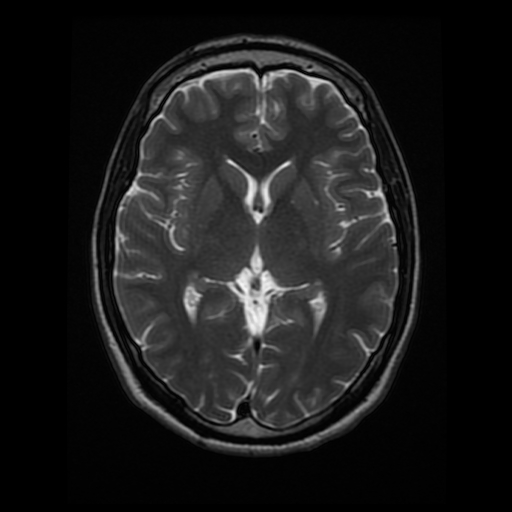
#> input picture cv_exercises/2 filter*edge/images/brain_MR.jpg, 512 x 512 px
$ jupyter execute '4 canny edge.ipynb'   (shell and % lines are left out)
#> lines starting #> are read from the running program, lines starting #| are printed output that depends on the picture; after the words box and inside, x2 and y2 are one past the last pixel; in counts of white or black regions, pixels touching at a corner belong together
[cell 1]
import numpy as np
import matplotlib.pyplot as plt
import cv2

[cell 2]
image = cv2.imread('images/brain_MR.jpg')
#> image is the input picture: shape (512, 512, 3); min 0, max 247, mean 26.9
image = cv2.cvtColor(image, cv2.COLOR_BGR2RGB)
plt.imshow(image)

[cell 3]
gray = cv2.cvtColor(image,cv2.COLOR_RGB2GRAY)
plt.imshow(gray,cmap='gray')

[cell 4]
wide = cv2.Canny(gray,30,100)
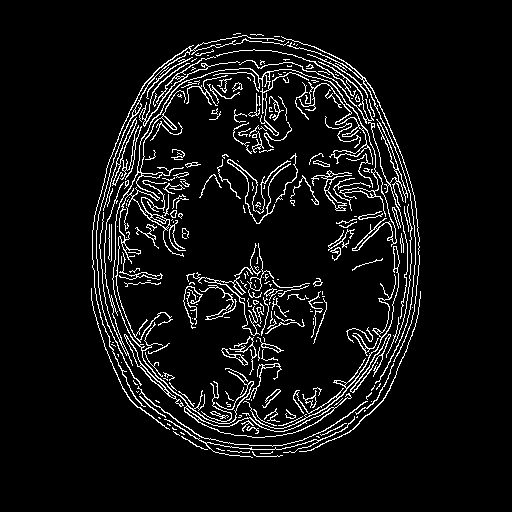
#> wide: shape (512, 512); 6.9% white in thin lines or dots, all inside (x1, y1, x2, y2) = (91, 33, 421, 458)
tight = cv2.Canny(gray,200,240)
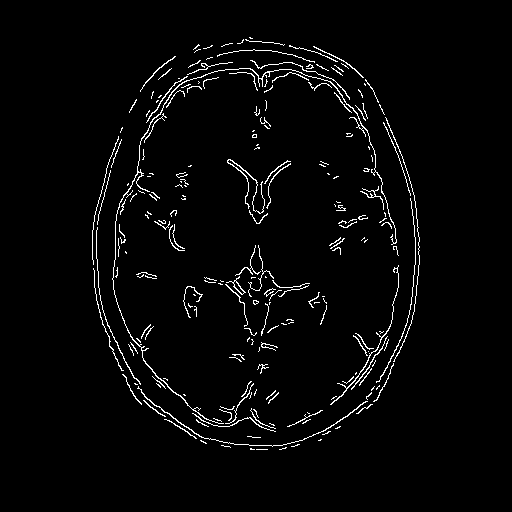
#> tight: shape (512, 512); 2.8% white in thin lines or dots, all inside (x1, y1, x2, y2) = (92, 37, 420, 450)
f,(ax1,ax2) = plt.subplots(1,2,figsize=(20,10))
ax1.set_title('wide')
ax1.imshow(wide, cmap='gray')

ax2.set_title('tight')
ax2.imshow(tight, cmap='gray')
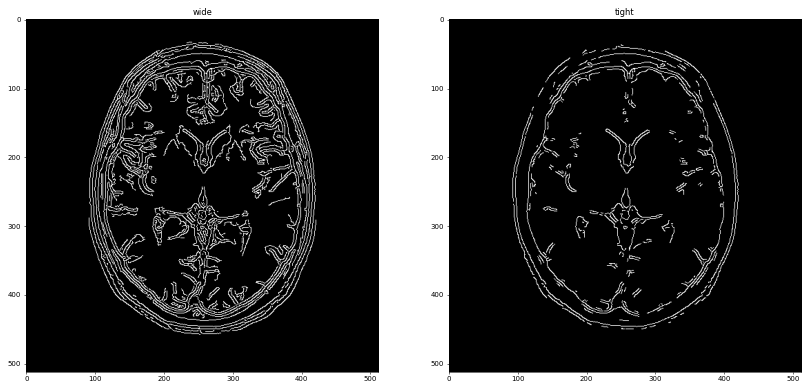
#> figure drawn by matplotlib, 2 panels

[cell 5]
image = cv2.imread('images/sunflower.jpg')
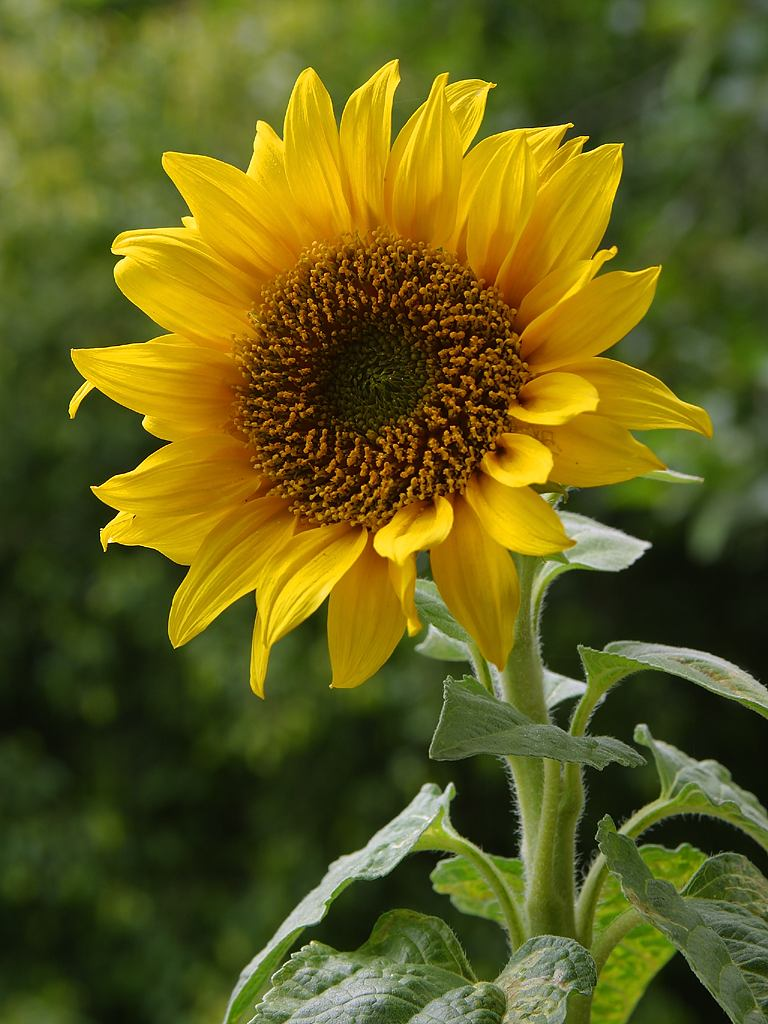
#> input picture cv_exercises/2 filter*edge/images/sunflower.jpg, 768 x 1024 px
#> image is the input picture: shape (1024, 768, 3); mean B, G, R 27.4, 94.7, 98.3
image = cv2.cvtColor(image,cv2.COLOR_BGR2GRAY)
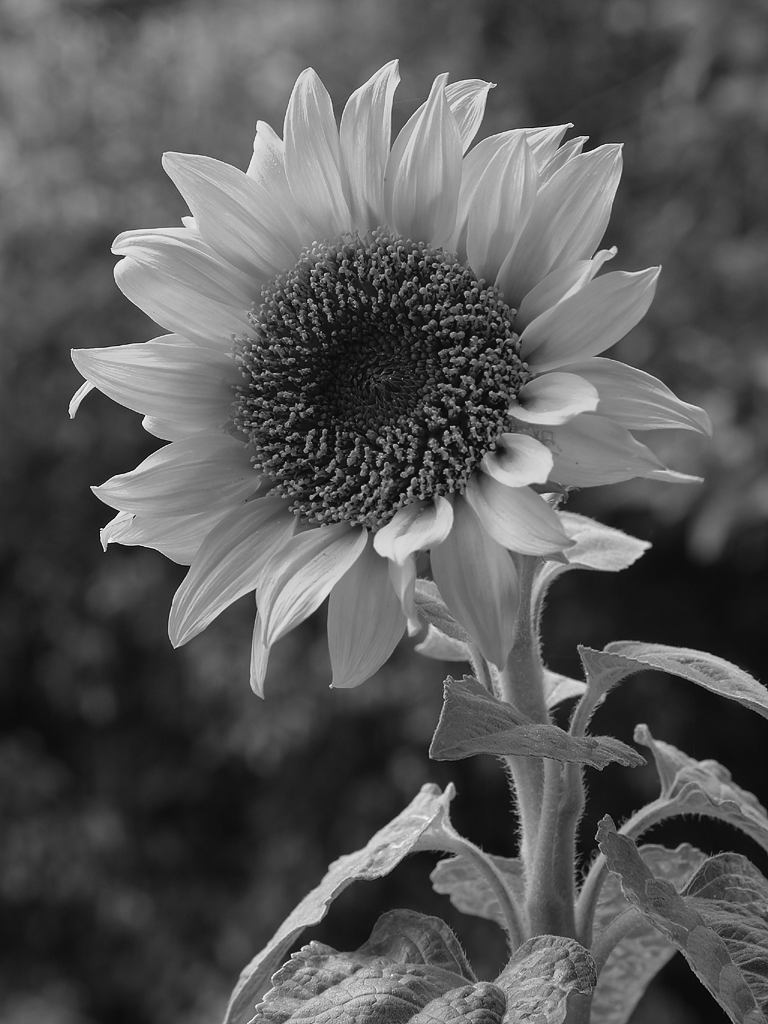
#> image: shape (1024, 768); min 1, max 253, mean 88.1
lower = 120
upper = 240
edges = cv2.Canny(gray,lower,upper)
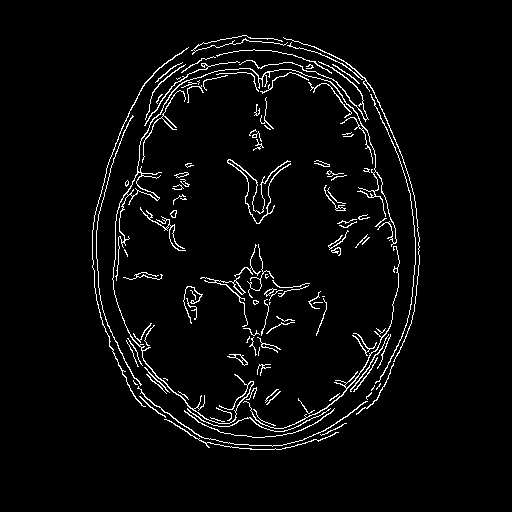
#> edges: shape (512, 512); 3.7% white in thin lines or dots, all inside (x1, y1, x2, y2) = (92, 35, 420, 450)
plt.figure(figsize=(20,10))
plt.imshow(edges,cmap='gray')
